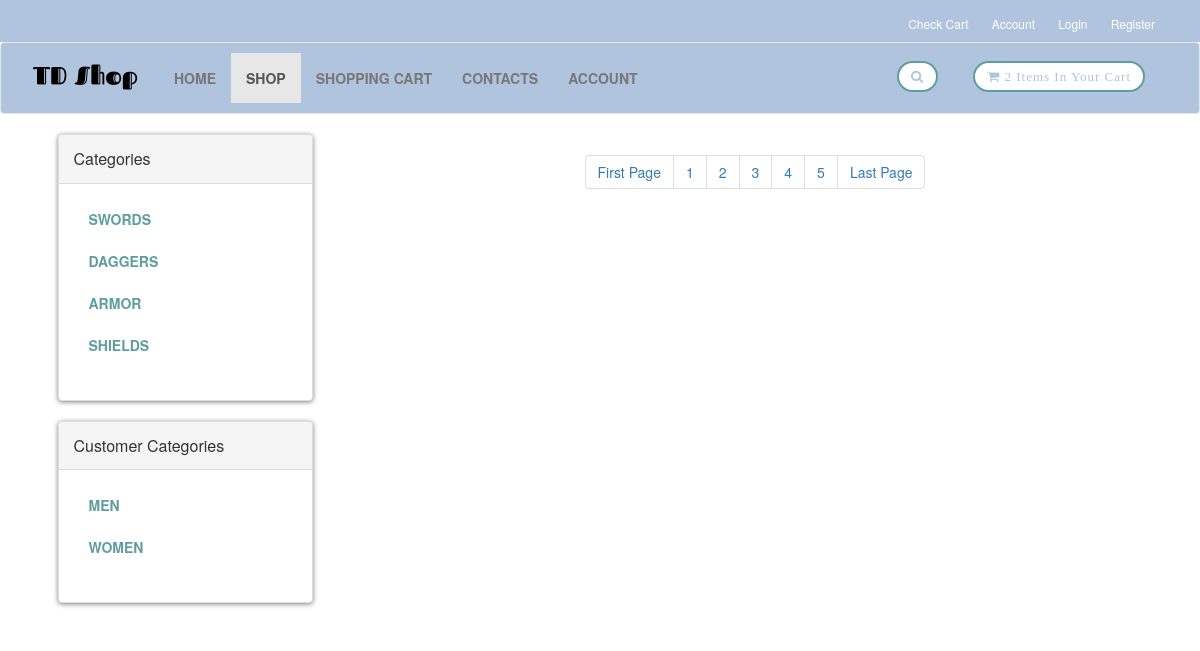
Before: /shop.php?cat=1 with the older database file.
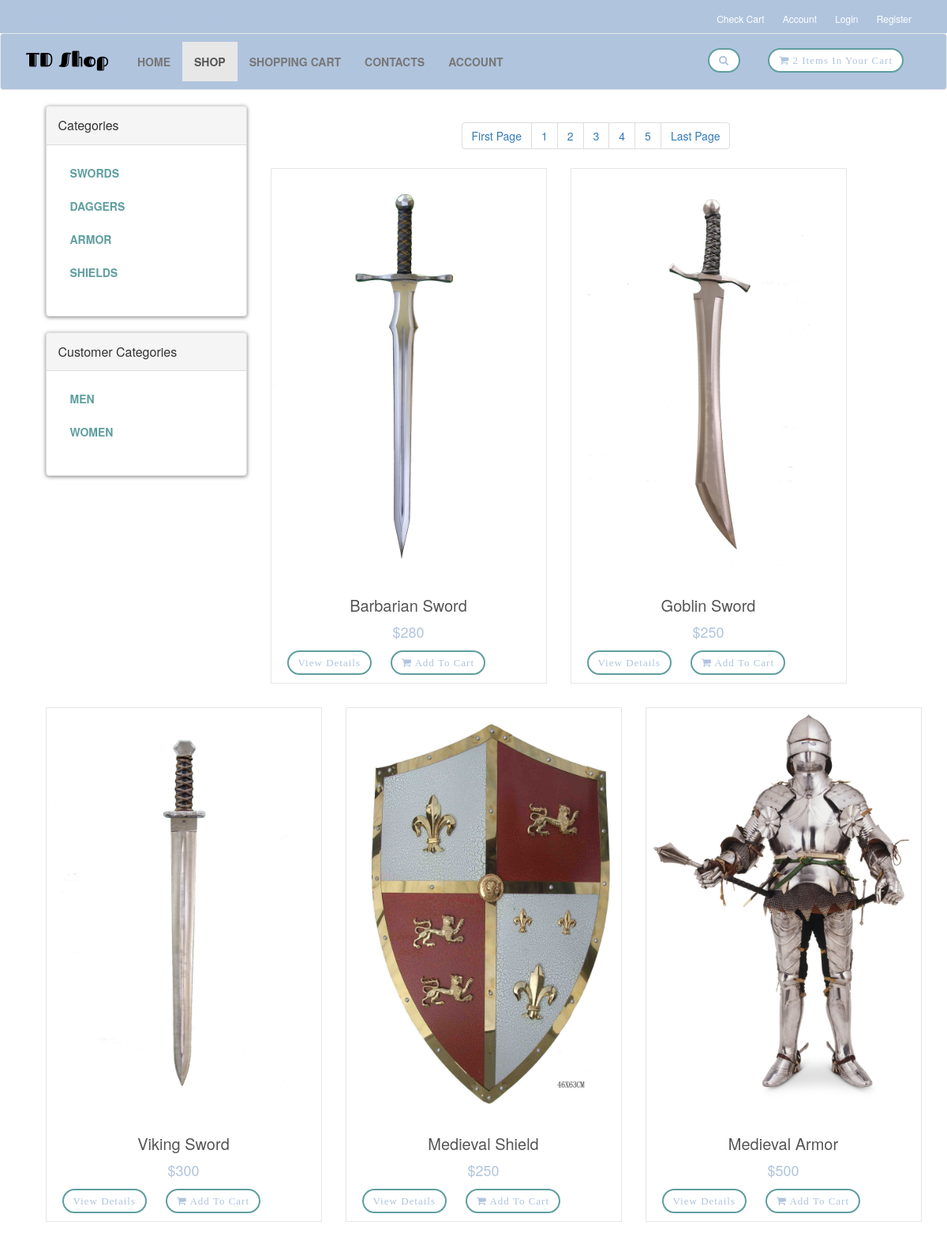
After: the same page with the newer database file.
### tables this page shows
CREATE TABLE `product_categories` (
  `p_cat_id` int(10) NOT NULL,
  `p_cat_title` text NOT NULL,
  `p_cat_desc` text NOT NULL
);

CREATE TABLE `customer_categories` (
  `cat_id` int(10) NOT NULL,
  `cat_title` text NOT NULL,
  `cat_desc` text NOT NULL
);

CREATE TABLE `products` (
  `product_id` int(10) NOT NULL,
  `p_cat_id` int(10) NOT NULL,
  `cat_id` int(10) NOT NULL,
  `date` timestamp NOT NULL DEFAULT current_timestamp() ON UPDATE current_timestamp(),
  `product_title` text NOT NULL,
  `product_img1` text NOT NULL,
  `product_price` int(10) NOT NULL,
  `product_keywords` text NOT NULL,
  `product_desc` text NOT NULL
);

### functions/functions.php (the view, shortened to what this page needs)
<?php
$db = mysqli_connect("localhost","root","","TD-Shop");
function getPCategories(){
    global $db;
    $get_p_cats = "select * from product_categories";
    $run_p_cats = mysqli_query($db,$get_p_cats);
    while($row_p_cats=mysqli_fetch_array($run_p_cats)){
        $p_cat_id = $row_p_cats['p_cat_id'];
        $p_cat_title = $row_p_cats['p_cat_title'];
        echo "
            <li>
                <a href='shop.php?p_cat=$p_cat_id'> $p_cat_title </a>
            </li>
        ";
    }
}
function getCategories(){
    global $db;
    $get_cats = "select * from customer_categories";
    $run_cats = mysqli_query($db,$get_cats);
    while($row_p_cats=mysqli_fetch_array($run_cats)){
        $cat_id = $row_p_cats['cat_id'];
        $cat_title = $row_p_cats['cat_title'];
        echo "
            <li>
                <a href='shop.php?cat=$cat_id'> $cat_title </a>
            </li>
        ";
    }
}
function getCCategoriesProduct(){
    global $db;
    if(isset($_GET['cat'])){
        $cat_id = $_GET['cat'];
        $get_cat = "select * from products where cat_id='$cat_id'";
        $run_products = mysqli_query($db,$get_cat);
        while($row_products=mysqli_fetch_array($run_products)){
            $pro_id = $row_products['product_id'];
            $pro_title = $row_products['product_title'];
            $pro_price = $row_products['product_price'];
            $pro_img1 = $row_products['product_img1'];
            echo "
                <div class='col-md-4 col-sm-6 center-responsive'>
                    <div class='product'>
                        <a href='details.php?pro_id=$pro_id'>
                            <img class='img-responsive' src='admin_area/product_images/$pro_img1'>
                        </a>
                        <div class='text'>
                            <h3>
                                <a href='details.php?pro_id=$pro_id'> $pro_title </a>
                            </h3>
                        <p class='price'>
                            $$pro_price
                        </p>
                            <p class='buttons'>
                                <a class='btn btn-primary' href='details.php?pro_id=$pro_id'>
                                View Details
                                </a>
                                <a class='btn btn-primary' href='details.php?pro_id=$pro_id'>
                                <i class='fa fa-shopping-cart'></i> Add To Cart
                                </a>
                            </p>
                        </div>
                    </div>
                </div>
            ";
        }
    }
}
?>

### shop.php (shortened to what this page needs)
<?php
include_once("functions/functions.php");
?>
<!DOCTYPE html>
<html lang="en">
<head>
    <link rel="stylesheet" href="styles/bootstrap-337.min.css">
    <link rel="stylesheet" href="font-awsome/css/font-awesome.min.css">
    <link rel="stylesheet" href="styles/style.css">
</head>
<body>
   <div id="top">
       <div class="container">
           <div class="col-md-6 offer">
               <a href="checkout.php">No Items In Your Cart | Total Price: $0 </a>
           </div>
           <div class="col-md-6">
               <ul class="menu">
                   <li>
                       <a href="cart.php">Check Cart</a>
                   </li>
                   <li>
                       <a href="customer/account.php">Account</a>
                   </li>
                   <li>
                       <a href="checkout.php">Login</a>
                   </li>
                   <li>
                       <a href="register.php">Register</a>
                   </li>
               </ul>
           </div>
       </div>
   </div>
   <div id="navbar" class="navbar navbar-default">
       <div class="container">
           <div class="navbar-header">
               <a href="index.php" class="navbar-brand home">
                   <img src="images/Webshop-logo.png" alt="Webshop Logo" class="hidden-xs">
               </a>
           </div>
           <div class="navbar-collapse collapse" id="navigation">
               <div class="padding-nav">
                   <ul class="nav navbar-nav left">
                       <li>
                           <a href="index.php">Home</a>
                       </li>
                       <li class="active">
                           <a href="shop.php">Shop</a>
                       </li>
                       <li>
                           <a href="cart.php">Shopping Cart</a>
                       </li>
                       <li>
                           <a href="contact.php">Contacts</a>
                       </li>
                        <li>
                           <a href="customer/account.php">Account</a>
                       </li>
                   </ul>
               </div>
               <a href="cart.php" class="btn navbar-btn btn-primary right">
                   <i class="fa fa-shopping-cart"></i>
                   <span>2 Items In Your Cart</span>
               </a>
               <div class="navbar-collapse collapse right">
                   <button class="btn btn-primary navbar-btn" type="button" data-toggle="collapse" data-target="#search">
                       <i class="fa fa-search"></i>
                   </button>
               </div>
           </div>
       </div>
   </div>
   <div id="content">
       <div class="container">
           <div class="col-md-3">
           <?php
            include("sidebar.php");
            ?>
           </div>
           <div class="col-md-9">
        </div>
           <center>
               <ul class="pagination">
                   <li class="active;"><a href="#">First Page</a></li>
                   <li><a href="#">1</a></li>
                   <li><a href="#">2</a></li>
                   <li><a href="#">3</a></li>
                   <li><a href="#">4</a></li>
                   <li><a href="#">5</a></li>
                   <li><a href="#">Last Page</a></li>
               </ul>
           </center>
           <?php
              getCCategoriesProduct();
            ?>
           </div>
       </div>
</body>
</html>

### sidebar.php (shortened to what this page needs)
<?php
include_once("functions/functions.php");
?>
<div class="panel panel-default sidebar-menu">
    <div class="panel-heading">
        <h3 class="panel-title">Categories</h3>
    </div>
    <div class="panel-body">
        <ul class="nav nav-pills nav-stacked category-menu">
            <?php
            getPCategories();
            ?>
        </ul>
    </div>
</div>
<div class="panel panel-default sidebar-menu">
    <div class="panel-heading">
        <h3 class="panel-title">Customer Categories</h3>
    </div>
    <div class="panel-body">
        <ul class="nav nav-pills nav-stacked category-menu">
            <?php
            getCategories();
            ?>
        </ul>
    </div>
</div>

### styles/style.css (style rules this page uses)
body { font-size: 14px; line-height: 1.42857143; color: #B0C4DE; background: #ffffff; overflow-x: hidden; }
#top { background: #B0C4DE; color: #ffffff; padding: 10px 0; }
#top .offer { color: #ffffff; }
#top a { color: #B0C4DE; }
#top ul.menu { padding-top: 5px; margin: 0px; text-align: right; font-size: 12px; list-style: none; }
#top ul.menu > li { display: inline-block; }
#top ul.menu > li a { color: #ffffff; }
#top ul.menu > li + li:before { content: "|\00a0"; color: #B0C4DE; padding: 0 5px; }
.navbar { background: #B0C4DE; }
.navbar-collapse .right { float: right; }
.navbar-brand { float: left; padding: 10px 15px; font-size: 18px; line-height: 20px; height: 70px; }
.navbar ul.nav > li > a { text-transform: uppercase; font-weight: bold; font-size: 14px; background: #B0C4DE; }
.padding-nav { padding-top: 10px; }
.btn { margin-left: 10px; margin-right: 10px; }
.btn-primary { font-family: Raleway-SemiBold; font-size: 13px; color: #B0C4DE; letter-spacing: 1px; line-height: 15px; border: 2px solid #5F9EA0; border-radius: 40px; background: transparent; background-color: #fff !important; transition: all 0.3s ease 0s; }
#content { padding-left: 25px; }
#content .product { background: #ffffff; border: solid 1px #e6e6e6; margin-bottom: 30px; box-sizing: border-box; }
#content .product .text { padding: 10px 10px 0px; }
#content .product .text p.price { font-size: 18px; text-align: center; font-weight: 400; }
#content .product .text h3 { text-align: center; color: #B0C4DE; font-size: 20px; }
#content .product .text h3 a { color: rgb(85, 85, 85); }
#content .panel.sidebar-menu { box-sizing: border-box; box-shadow: 0px 1px 5px rgba(0, 0, 0, .5); }
#content .panel.sidebar-menu ul.nav.category-menu { margin-bottom: 20px; }
#content .panel.sidebar-menu ul.nav.category-menu li a { text-transform: uppercase; font-weight: 600; color: #5F9EA0; }
#content .panel.sidebar-menu h3 { padding: 5px 0px; margin: 0px; }

Changed rows visible on the page:
now on this page (row edited): products: product_img1 (picture), product_title "Barbarian Sword", product_price "280"
now on this page (row edited): products: product_img1 (picture), product_title "Goblin Sword", product_price "250"
now on this page (row edited): products: product_img1 (picture), product_title "Viking Sword", product_price "300"
now on this page (row edited): products: product_img1 (picture), product_title "Medieval Shield", product_price "250"
now on this page (row edited): products: product_img1 (picture), product_title "Medieval Armor", product_price "500"
